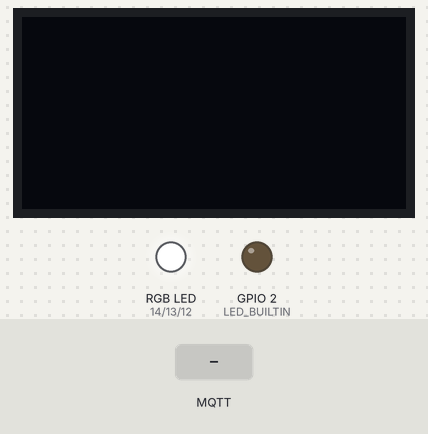
Simulated run of this sketch. Board: ESP8266 (Wemos D1 mini). Parts: 128×64 one-colour display, an RGB LED mixed from three pins (HIGH = lit), output pins drawn as LEDs (lit = HIGH, except the on-board LED, lit = LOW). The test bench sets the inputs (shaded band). The OLED is the two-colour kind (top 16 rows yellow); WiFi joins after 1.5 s; servers stay silent unless stated; random numbers use the default seed unless the sketch sets one; no MQTT or app messages arrive unless stated; what the sketch prints to the serial monitor is not drawn.

Above: at 2.3 s.
2.4 s: MQTT message "pwmrgb" arrives on the first subscribed topic
At 3.7 s:
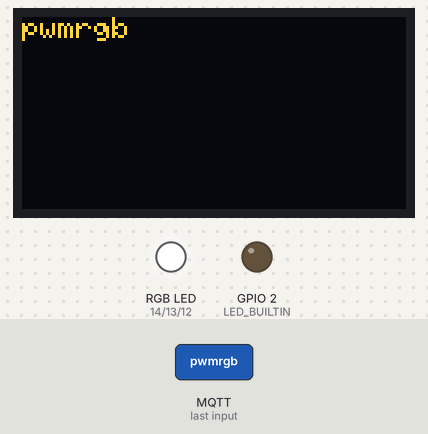
4.0 s: MQTT message "esp" arrives on the first subscribed topic
At 4.5 s:
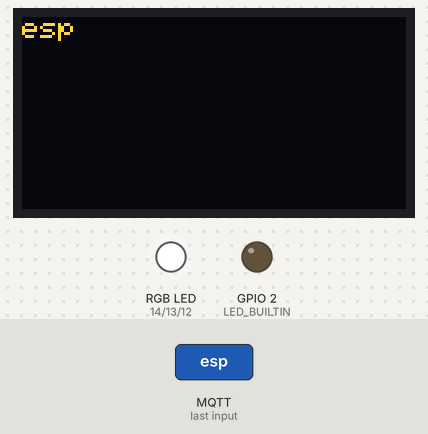
5.5 s: MQTT message "led" arrives on the first subscribed topic
At 6.7 s:
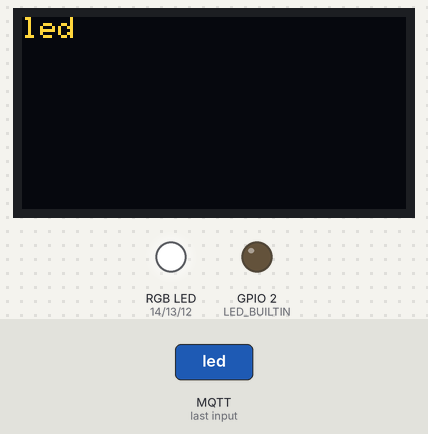
7.0 s: MQTT message "on" arrives on the first subscribed topic
At 8.2 s:
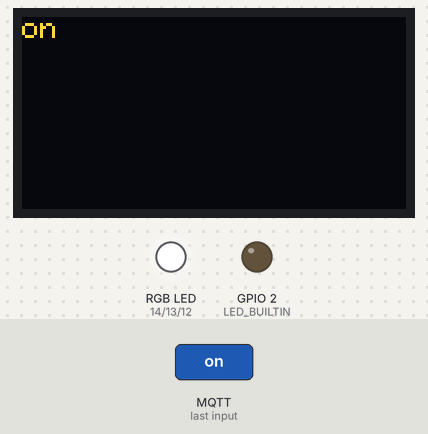
8.5 s: MQTT message "1" arrives on the first subscribed topic
At 9.7 s:
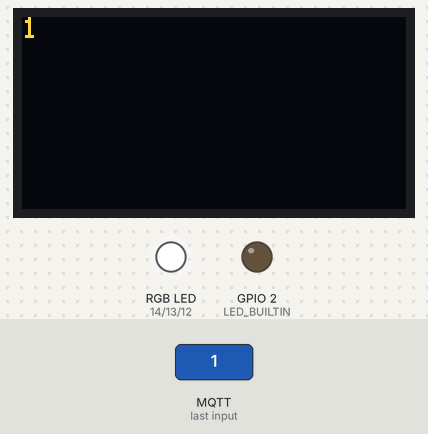
10.0 s: MQTT message "0" arrives on the second subscribed topic
At 11.1 s:
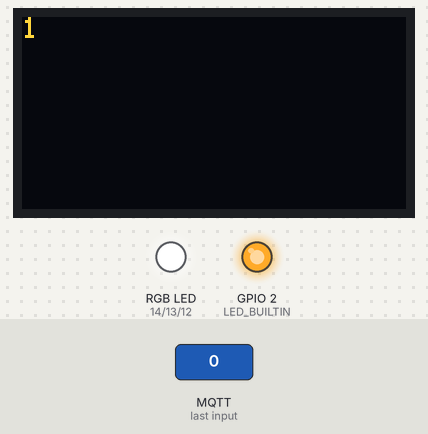
Timing chart, 0 to 12.5 s (numbered marks = the images above; inputs shaded):
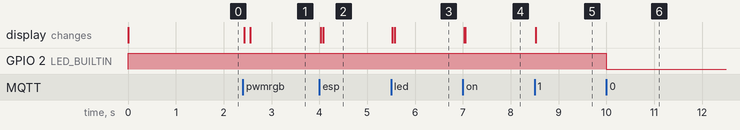

The sketch:

WemosMqtt.ino
```cpp
#include <SPI.h>
#include <Wire.h>
#include <Adafruit_GFX.h>
#include <Adafruit_SSD1306.h>
#include <ESP8266WiFi.h>
#include <PubSubClient.h>
#include <ArduinoJson.h>

#define PIN_RED 14
#define PIN_GREEN 13
#define PIN_BLUE 12

const char *ssid = "xxxxxxxxx"; // Имя роутера
const char *pass = "xxxxxxxxx"; // Пароль роутера

const char *mqtt_server = "xxxxxxxxx"; // Имя сервера MQTT
const int mqtt_port = 1883; // Порт для подключения к серверу MQTT
const char *mqtt_user = "xxxxxxxxx"; // Логи для подключения к серверу MQTT
const char *mqtt_pass = "xxxxxxxxx"; // Пароль для подключения к серверу MQTT
const char* mqtt_topics[] = {"esp", "led", "pwmrgb"};

#define OLED_RESET 1
Adafruit_SSD1306 display(OLED_RESET);

WiFiClient wclient;

void setDisplay(){
  display.setCursor(0,0);
  display.setTextSize(1);
  display.setTextColor(WHITE);
  display.clearDisplay();
}

void printMessage(byte* payload, unsigned int length){
  for (int i = 0; i < length; i++) {
      Serial.print((char)payload[i]);
      display.print((char)payload[i]);
      display.display();
  }
}

void toggleLed(byte* payload){
  if((char)payload[0] == '1' || (char)payload[0] == '0')
    digitalWrite(LED_BUILTIN, (int)((char)payload[0] - '0'));
}

void setRgbLed(byte* payload){
 const size_t capacity = JSON_OBJECT_SIZE(3) + JSON_ARRAY_SIZE(2) + 60;
    DynamicJsonBuffer jsonBuffer(capacity);
    JsonObject& root = jsonBuffer.parseObject(payload);
    if (!root.success()) {
      Serial.println(F("Parsing failed!"));
      return;
    }
    int r = root["R"].as<int>();
    int g = root["G"].as<int>();
    int b = root["B"].as<int>();
    analogWrite(PIN_RED, 1023 - r);
    analogWrite(PIN_GREEN, 1023- g);
    analogWrite(PIN_BLUE, 1023 - b);
}

void callback(char* topic, byte* payload, unsigned int length) {
  Serial.print("Message arrived [");
  Serial.print(topic);
  Serial.println("]");
  setDisplay();
  if(strcmp(topic, "pwmrgb")==0)
    setRgbLed(payload);
  if(strcmp(topic, "esp")==0)
    printMessage(payload, length);
  else if(strcmp(topic, "led")==0)
    toggleLed(payload);
  Serial.println();
}

PubSubClient client(mqtt_server, mqtt_port, callback, wclient);

void subscribeToAllTopics(){
  for(int i=0;i<(sizeof(mqtt_topics)/sizeof(*mqtt_topics));i++)
    client.subscribe(mqtt_topics[i]);
}

void connectToWiFi(){
  if (WiFi.status() != WL_CONNECTED) {
    Serial.print("Connecting to ");
    Serial.print(ssid);
    Serial.println("...");
    WiFi.begin(ssid, pass);
    if (WiFi.waitForConnectResult() != WL_CONNECTED) return;
    Serial.println("WiFi connected");
  }
}

void connectToMQTT(){
  String clientId = "ESP8266Client-";
  clientId += String(random(0xffff), HEX);
  if (client.connect(clientId.c_str(), mqtt_user, mqtt_pass)) {
    Serial.println("Connected to MQTT server ");
    client.setServer(mqtt_server, mqtt_port);
    client.setCallback(callback);
    subscribeToAllTopics();
   }
  else
    Serial.println("Could not connect to MQTT server");
}

void setup() {
  pinMode(LED_BUILTIN, OUTPUT);
  pinMode(PIN_RED, OUTPUT);
  pinMode(PIN_GREEN, OUTPUT);
  pinMode(PIN_BLUE, OUTPUT);
  digitalWrite(PIN_RED,1);
  digitalWrite(PIN_GREEN,1);
  digitalWrite(PIN_BLUE,1);
  digitalWrite(LED_BUILTIN,1);

  Serial.begin(115200);
  delay(10);
  Serial.println("\n");
  display.begin(SSD1306_SWITCHCAPVCC, 0x3D);
  display.clearDisplay();
}

void loop() {
   connectToWiFi();
  if (WiFi.status() == WL_CONNECTED) {
    if (!client.connected()) {
      Serial.print("Connecting to MQTT server ");
      Serial.print(mqtt_server);
      Serial.println("...");
      connectToMQTT();
    }
    if (client.connected()){
      client.loop();
    }
  }
}
```

Measured:
- after the input at 2.4 s, the display: first changes at once (image 1 shows a later state)
- after the input at 4.0 s, the display: first changes at once (image 2 shows a later state)
- after the input at 5.5 s, the display: first changes at once (image 3 shows a later state)
- after the input at 7.0 s, the display: first changes at once (image 4 shows a later state)
- after the input at 8.5 s, the display: changes at once (image 5)
- after the input at 10.0 s, GPIO 2 (LED_BUILTIN): HIGH → LOW at once
